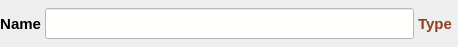
<?xml version="1.0" encoding="UTF-8"?>
<ui version="4.0">
 <class>ValueWidget</class>
 <widget class="QWidget" name="ValueWidget">
  <property name="geometry">
   <rect>
    <x>0</x>
    <y>0</y>
    <width>458</width>
    <height>47</height>
   </rect>
  </property>
  <property name="windowTitle">
   <string notr="true">Form</string>
  </property>
  <layout class="QHBoxLayout" name="horizontalLayout" stretch="0,0,0">
   <property name="spacing">
    <number>4</number>
   </property>
   <property name="sizeConstraint">
    <enum>QLayout::SetDefaultConstraint</enum>
   </property>
   <property name="leftMargin">
    <number>0</number>
   </property>
   <property name="topMargin">
    <number>0</number>
   </property>
   <property name="rightMargin">
    <number>0</number>
   </property>
   <property name="bottomMargin">
    <number>0</number>
   </property>
   <item>
    <widget class="QLabel" name="nameLabel">
     <property name="sizePolicy">
      <sizepolicy hsizetype="Preferred" vsizetype="Preferred">
       <horstretch>0</horstretch>
       <verstretch>0</verstretch>
      </sizepolicy>
     </property>
     <property name="minimumSize">
      <size>
       <width>40</width>
       <height>0</height>
      </size>
     </property>
     <property name="font">
      <font>
       <pointsize>11</pointsize>
       <weight>75</weight>
       <bold>true</bold>
      </font>
     </property>
     <property name="layoutDirection">
      <enum>Qt::LeftToRight</enum>
     </property>
     <property name="locale">
      <locale language="C" country="AnyCountry"/>
     </property>
     <property name="text">
      <string>Name</string>
     </property>
     <property name="alignment">
      <set>Qt::AlignRight|Qt::AlignTrailing|Qt::AlignVCenter</set>
     </property>
    </widget>
   </item>
   <item>
    <widget class="QLineEdit" name="valueLine">
     <property name="palette">
      <palette>
       <active>
        <colorrole role="Button">
         <brush brushstyle="SolidPattern">
          <color alpha="255">
           <red>255</red>
           <green>255</green>
           <blue>252</blue>
          </color>
         </brush>
        </colorrole>
        <colorrole role="Text">
         <brush brushstyle="SolidPattern">
          <color alpha="255">
           <red>32</red>
           <green>32</green>
           <blue>144</blue>
          </color>
         </brush>
        </colorrole>
        <colorrole role="Base">
         <brush brushstyle="SolidPattern">
          <color alpha="255">
           <red>255</red>
           <green>255</green>
           <blue>252</blue>
          </color>
         </brush>
        </colorrole>
        <colorrole role="Window">
         <brush brushstyle="SolidPattern">
          <color alpha="255">
           <red>255</red>
           <green>255</green>
           <blue>252</blue>
          </color>
         </brush>
        </colorrole>
       </active>
       <inactive>
        <colorrole role="Button">
         <brush brushstyle="SolidPattern">
          <color alpha="255">
           <red>255</red>
           <green>255</green>
           <blue>252</blue>
          </color>
         </brush>
        </colorrole>
        <colorrole role="Text">
         <brush brushstyle="SolidPattern">
          <color alpha="255">
           <red>32</red>
           <green>32</green>
           <blue>144</blue>
          </color>
         </brush>
        </colorrole>
        <colorrole role="Base">
         <brush brushstyle="SolidPattern">
          <color alpha="255">
           <red>255</red>
           <green>255</green>
           <blue>252</blue>
          </color>
         </brush>
        </colorrole>
        <colorrole role="Window">
         <brush brushstyle="SolidPattern">
          <color alpha="255">
           <red>255</red>
           <green>255</green>
           <blue>252</blue>
          </color>
         </brush>
        </colorrole>
       </inactive>
       <disabled>
        <colorrole role="Button">
         <brush brushstyle="SolidPattern">
          <color alpha="255">
           <red>255</red>
           <green>255</green>
           <blue>252</blue>
          </color>
         </brush>
        </colorrole>
        <colorrole role="Text">
         <brush brushstyle="SolidPattern">
          <color alpha="255">
           <red>144</red>
           <green>144</green>
           <blue>144</blue>
          </color>
         </brush>
        </colorrole>
        <colorrole role="Base">
         <brush brushstyle="SolidPattern">
          <color alpha="255">
           <red>255</red>
           <green>255</green>
           <blue>252</blue>
          </color>
         </brush>
        </colorrole>
        <colorrole role="Window">
         <brush brushstyle="SolidPattern">
          <color alpha="255">
           <red>255</red>
           <green>255</green>
           <blue>252</blue>
          </color>
         </brush>
        </colorrole>
       </disabled>
      </palette>
     </property>
     <property name="font">
      <font>
       <family>Ubuntu Mono</family>
       <pointsize>12</pointsize>
       <weight>75</weight>
       <bold>true</bold>
      </font>
     </property>
     <property name="mouseTracking">
      <bool>false</bool>
     </property>
     <property name="acceptDrops">
      <bool>false</bool>
     </property>
     <property name="styleSheet">
      <string notr="true">background-color : #FFFFFC;</string>
     </property>
     <property name="locale">
      <locale language="C" country="AnyCountry"/>
     </property>
     <property name="text">
      <string notr="true"/>
     </property>
     <property name="alignment">
      <set>Qt::AlignCenter</set>
     </property>
     <property name="placeholderText">
      <string notr="true"/>
     </property>
    </widget>
   </item>
   <item>
    <widget class="QLabel" name="typeLabel">
     <property name="minimumSize">
      <size>
       <width>40</width>
       <height>0</height>
      </size>
     </property>
     <property name="palette">
      <palette>
       <active>
        <colorrole role="WindowText">
         <brush brushstyle="SolidPattern">
          <color alpha="255">
           <red>144</red>
           <green>64</green>
           <blue>32</blue>
          </color>
         </brush>
        </colorrole>
        <colorrole role="Text">
         <brush brushstyle="SolidPattern">
          <color alpha="255">
           <red>144</red>
           <green>64</green>
           <blue>32</blue>
          </color>
         </brush>
        </colorrole>
        <colorrole role="ButtonText">
         <brush brushstyle="SolidPattern">
          <color alpha="255">
           <red>144</red>
           <green>64</green>
           <blue>32</blue>
          </color>
         </brush>
        </colorrole>
       </active>
       <inactive>
        <colorrole role="WindowText">
         <brush brushstyle="SolidPattern">
          <color alpha="255">
           <red>144</red>
           <green>64</green>
           <blue>32</blue>
          </color>
         </brush>
        </colorrole>
        <colorrole role="Text">
         <brush brushstyle="SolidPattern">
          <color alpha="255">
           <red>144</red>
           <green>64</green>
           <blue>32</blue>
          </color>
         </brush>
        </colorrole>
        <colorrole role="ButtonText">
         <brush brushstyle="SolidPattern">
          <color alpha="255">
           <red>144</red>
           <green>64</green>
           <blue>32</blue>
          </color>
         </brush>
        </colorrole>
       </inactive>
       <disabled>
        <colorrole role="WindowText">
         <brush brushstyle="SolidPattern">
          <color alpha="255">
           <red>144</red>
           <green>64</green>
           <blue>32</blue>
          </color>
         </brush>
        </colorrole>
        <colorrole role="Text">
         <brush brushstyle="SolidPattern">
          <color alpha="255">
           <red>144</red>
           <green>64</green>
           <blue>32</blue>
          </color>
         </brush>
        </colorrole>
        <colorrole role="ButtonText">
         <brush brushstyle="SolidPattern">
          <color alpha="255">
           <red>144</red>
           <green>64</green>
           <blue>32</blue>
          </color>
         </brush>
        </colorrole>
       </disabled>
      </palette>
     </property>
     <property name="font">
      <font>
       <pointsize>11</pointsize>
       <weight>75</weight>
       <bold>true</bold>
      </font>
     </property>
     <property name="styleSheet">
      <string notr="true">color : #904020;</string>
     </property>
     <property name="locale">
      <locale language="C" country="AnyCountry"/>
     </property>
     <property name="text">
      <string>Type</string>
     </property>
    </widget>
   </item>
  </layout>
 </widget>
 <resources/>
 <connections/>
</ui>
